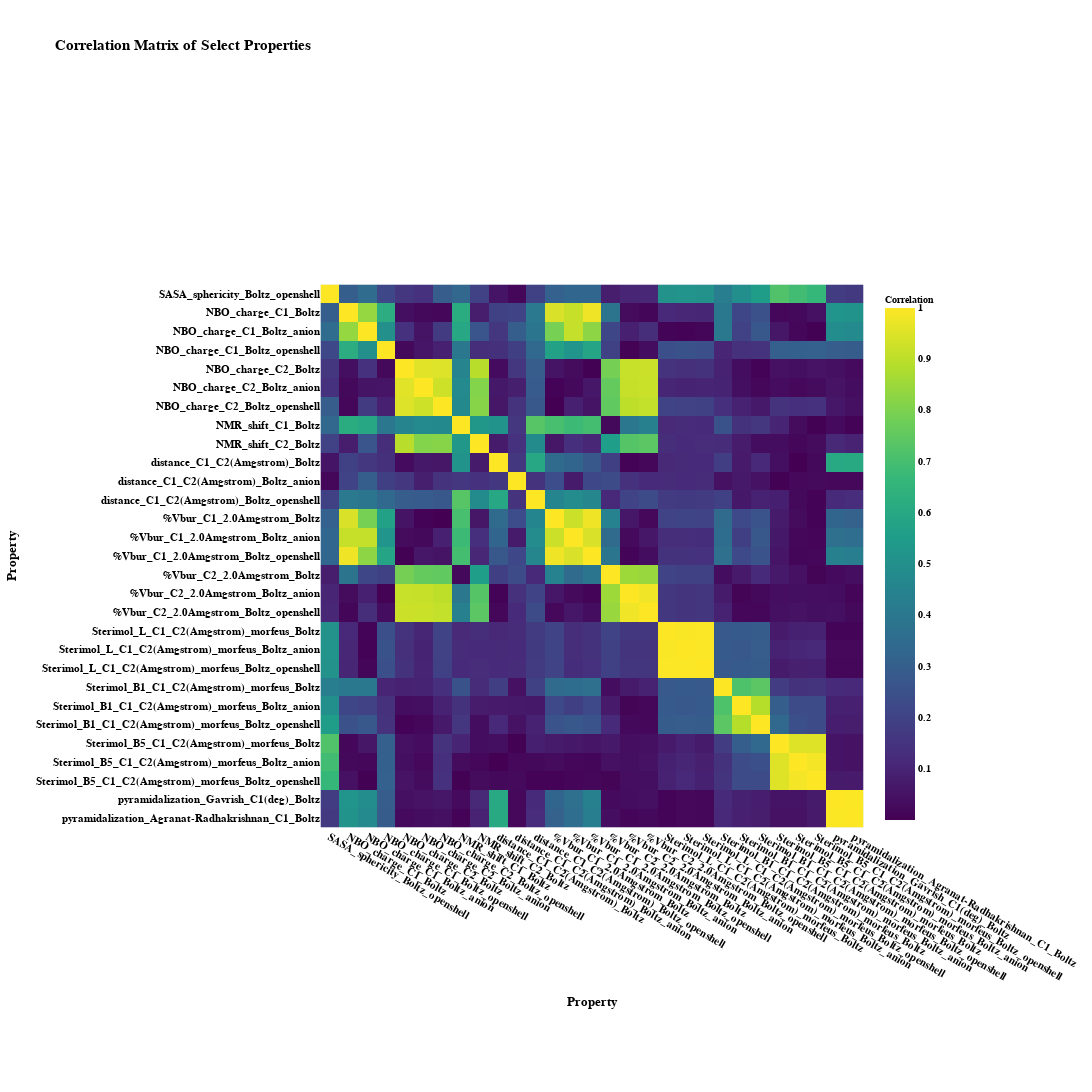

This figure's notebook cell:
### Code cell
# plot the correlation matrix, only starting from the "SASA_surface_area(amstrong^2)_Boltz" column
# get the index of the column "SASA_surface_area(amstrong^2)_Boltz"
column_cutoff_index = select_properties_data_df.columns.get_loc(
    "SASA_sphericity_Boltz_openshell"
)
fig = px.imshow(
    corr_matrix.iloc[column_cutoff_index:, column_cutoff_index:].abs().values,
    labels=dict(x="Property", y="Property", color="Correlation"),
    x=corr_matrix.columns[column_cutoff_index:],
    y=corr_matrix.columns[column_cutoff_index:],
    color_continuous_scale="Viridis",
    title="Correlation Matrix of Select Properties",
)

fig.update_layout(
    height=column_cutoff_index * 25,
    width=column_cutoff_index * 25,
    xaxis=dict(tickangle=30),
    # increase font size
    font=dict(size=11, family="Arial", color="black", weight="bold"),
)

fig.update_coloraxes(
    colorbar_len=0.6,
    colorbar_title="Correlation",
    colorbar_title_font_size=10,
    colorbar_tickfont_size=10,
)

fig.show()
# save to html and open in browser
fig.write_html("temp.html", auto_open=False)

### Figure 1 — Plotly figure (JSON) as saved in the notebook; plotly's stock layout.template omitted (floating-point values rounded to 4 significant figures; data arrays with more than 128 entries replaced by an {"elided": "..."} marker saying what was removed)
{"data": [{"coloraxis": "coloraxis", "hovertemplate": "Property: %{x}<br>Property: %{y}<br>Correlation: %{z}<extra></extra>", "name": "0", "type": "heatmap", "x": ["SASA_sphericity_Boltz_openshell", "NBO_charge_C1_Boltz", "NBO_charge_C1_Boltz_anion", "NBO_charge_C1_Boltz_openshell", "NBO_charge_C2_Boltz", "NBO_charge_C2_Boltz_anion", "NBO_charge_C2_Boltz_openshell", "NMR_shift_C1_Boltz", "NMR_shift_C2_Boltz", "distance_C1_C2(Amgstrom)_Boltz", "distance_C1_C2(Amgstrom)_Boltz_anion", "distance_C1_C2(Amgstrom)_Boltz_openshell", "%Vbur_C1_2.0Amgstrom_Boltz", "%Vbur_C1_2.0Amgstrom_Boltz_anion", "%Vbur_C1_2.0Amgstrom_Boltz_openshell", "%Vbur_C2_2.0Amgstrom_Boltz", "%Vbur_C2_2.0Amgstrom_Boltz_anion", "%Vbur_C2_2.0Amgstrom_Boltz_openshell", "Sterimol_L_C1_C2(Amgstrom)_morfeus_Boltz", "Sterimol_L_C1_C2(Amgstrom)_morfeus_Boltz_anion", "Sterimol_L_C1_C2(Amgstrom)_morfeus_Boltz_openshell", "Sterimol_B1_C1_C2(Amgstrom)_morfeus_Boltz", "Sterimol_B1_C1_C2(Amgstrom)_morfeus_Boltz_anion", "Sterimol_B1_C1_C2(Amgstrom)_morfeus_Boltz_openshell", "Sterimol_B5_C1_C2(Amgstrom)_morfeus_Boltz", "Sterimol_B5_C1_C2(Amgstrom)_morfeus_Boltz_anion", "Sterimol_B5_C1_C2(Amgstrom)_morfeus_Boltz_openshell", "pyramidalization_Gavrish_C1(deg)_Boltz", "pyramidalization_Agranat-Radhakrishnan_C1_Boltz"], "xaxis": "x", "y": ["SASA_sphericity_Boltz_openshell", "NBO_charge_C1_Boltz", "NBO_charge_C1_Boltz_anion", "NBO_charge_C1_Boltz_openshell", "NBO_charge_C2_Boltz", "NBO_charge_C2_Boltz_anion", "NBO_charge_C2_Boltz_openshell", "NMR_shift_C1_Boltz", "NMR_shift_C2_Boltz", "distance_C1_C2(Amgstrom)_Boltz", "distance_C1_C2(Amgstrom)_Boltz_anion", "distance_C1_C2(Amgstrom)_Boltz_openshell", "%Vbur_C1_2.0Amgstrom_Boltz", "%Vbur_C1_2.0Amgstrom_Boltz_anion", "%Vbur_C1_2.0Amgstrom_Boltz_openshell", "%Vbur_C2_2.0Amgstrom_Boltz", "%Vbur_C2_2.0Amgstrom_Boltz_anion", "%Vbur_C2_2.0Amgstrom_Boltz_openshell", "Sterimol_L_C1_C2(Amgstrom)_morfeus_Boltz", "Sterimol_L_C1_C2(Amgstrom)_morfeus_Boltz_anion", "Sterimol_L_C1_C2(Amgstrom)_morfeus_Boltz_openshell", "Sterimol_B1_C1_C2(Amgstrom)_morfeus_Boltz", "Sterimol_B1_C1_C2(Amgstrom)_morfeus_Boltz_anion", "Sterimol_B1_C1_C2(Amgstrom)_morfeus_Boltz_openshell", "Sterimol_B5_C1_C2(Amgstrom)_morfeus_Boltz", "Sterimol_B5_C1_C2(Amgstrom)_morfeus_Boltz_anion", "Sterimol_B5_C1_C2(Amgstrom)_morfeus_Boltz_openshell", "pyramidalization_Gavrish_C1(deg)_Boltz", "pyramidalization_Agranat-Radhakrishnan_C1_Boltz"], "yaxis": "y", "z": {"elided": "29x29 float values"}}], "layout": {"coloraxis": {"colorbar": {"len": 0.6, "tickfont": {"size": 10}, "title": {"font": {"size": 10}, "text": "Correlation"}}, "colorscale": [[0, "#440154"], [0.1111, "#482878"], [0.2222, "#3e4989"], [0.3333, "#31688e"], [0.4444, "#26828e"], [0.5556, "#1f9e89"], [0.6667, "#35b779"], [0.7778, "#6ece58"], [0.8889, "#b5de2b"], [1, "#fde725"]]}, "font": {"color": "black", "family": "Arial", "size": 11, "weight": "bold"}, "height": 1150, "title": {"text": "Correlation Matrix of Select Properties"}, "width": 1150, "xaxis": {"anchor": "y", "constrain": "domain", "domain": [0, 1], "scaleanchor": "y", "tickangle": 30, "title": {"text": "Property"}}, "yaxis": {"anchor": "x", "autorange": "reversed", "constrain": "domain", "domain": [0, 1], "title": {"text": "Property"}}}}
